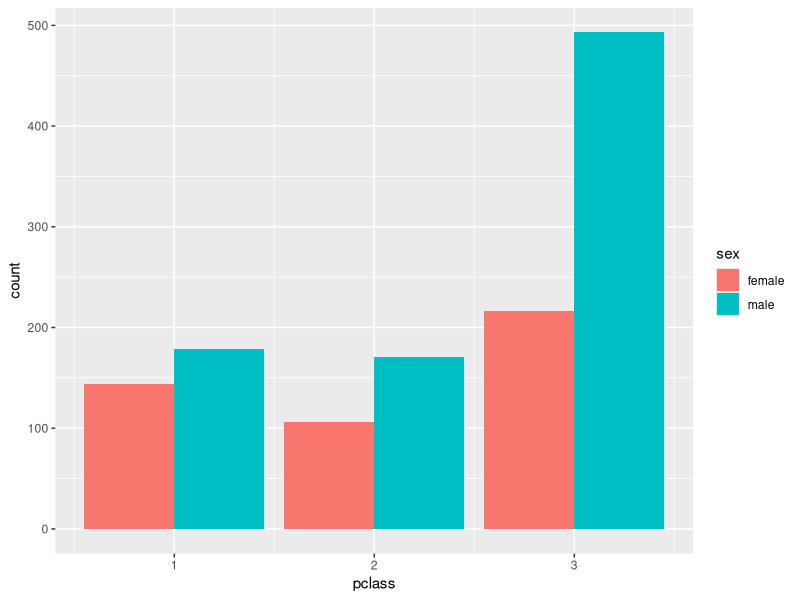
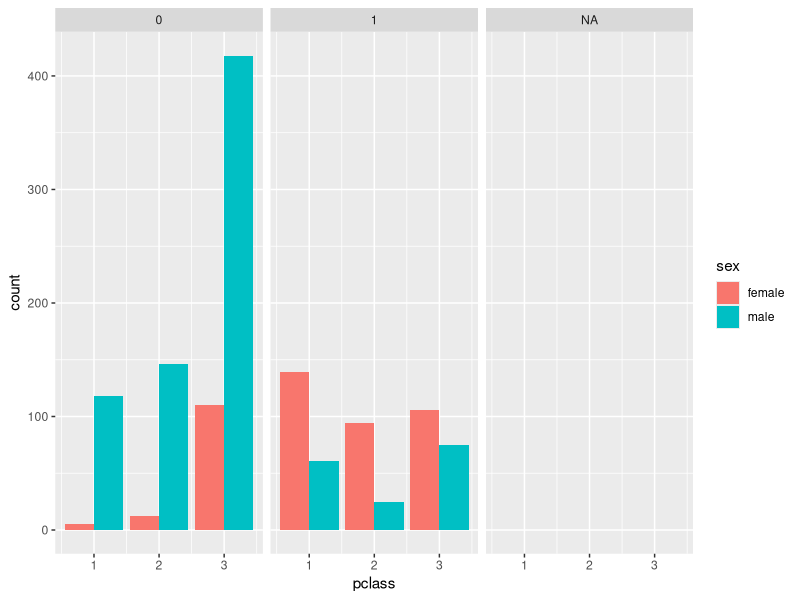
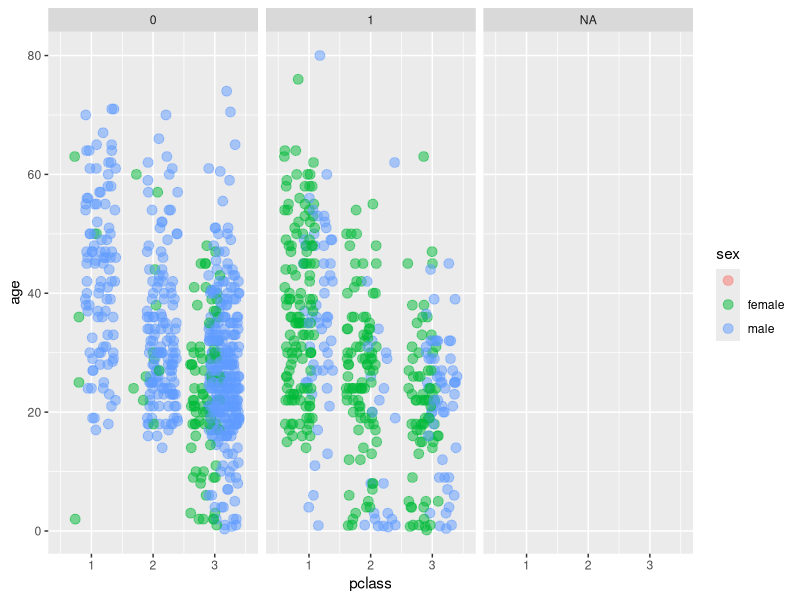

Here is the R script that generated these plots, in order:
# Assignment: 
# https://campus.datacamp.com/courses/data-visualization-with-ggplot2-1/chapter-5-qplot-and-wrap-up?ex=8 
# https://www.springboard.com/workshops/data-science/learn#/curriculum/792

# load libraries
library(dplyr)
library(ggplot2)

# select titanic3.csv
setwd('~/Documents/Programming Projects/Data Wrangling in R/Exercise 2 Dealing with missing values/')
titanic = read.csv("titanic3.csv")
titanic

# titanic is avaliable in your workspace
# 1 - Check the structure of titanic
str(titanic)

# 2 - Use ggplot() for the first instruction
ggplot(titanic, aes(x = pclass, fill = sex)) +
  geom_bar(position = "dodge")

# 3 - Plot 2, add facet_grid() layer
ggplot(titanic, aes(x = pclass, fill = sex)) +
  geom_bar(position = "dodge")+
  facet_grid(. ~ survived) 

# 4 - Define an object for position jitterdodge, to use below
posn.jd <- position_jitterdodge(0.5, 0, 0.6)

# 5 - Plot 3, but use the position object from instruction 4
ggplot(titanic, aes(x = pclass, y = age, col = sex)) +
  geom_point(size=3, alpha = 0.5, position = posn.jd)+
  facet_grid(. ~ survived) 

